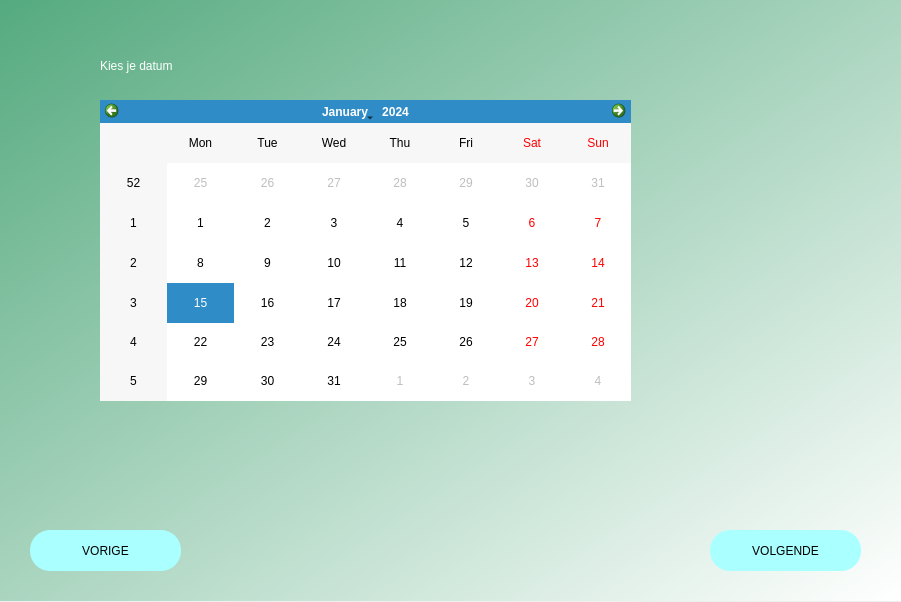
<?xml version="1.0" encoding="UTF-8"?>
<ui version="4.0">
 <class>Dialog</class>
 <widget class="QDialog" name="Dialog">
  <property name="geometry">
   <rect>
    <x>0</x>
    <y>0</y>
    <width>901</width>
    <height>602</height>
   </rect>
  </property>
  <property name="windowTitle">
   <string>Dialog</string>
  </property>
  <widget class="QWidget" name="bgwidget" native="true">
   <property name="geometry">
    <rect>
     <x>0</x>
     <y>0</y>
     <width>901</width>
     <height>601</height>
    </rect>
   </property>
   <property name="styleSheet">
    <string notr="true">QWidget#bgwidget{
background-color:qlineargradient(spread:pad, x1:0, y1:0, x2:1, y2:1, stop:0 rgba(85, 170, 127, 255), stop:1 rgba(255, 255, 255, 255))}</string>
   </property>
   <widget class="QLabel" name="label_2">
    <property name="geometry">
     <rect>
      <x>100</x>
      <y>30</y>
      <width>171</width>
      <height>71</height>
     </rect>
    </property>
    <property name="styleSheet">
     <string notr="true">font: 16pt &quot;Verdana&quot;;color:rgb(255, 255, 255)</string>
    </property>
    <property name="text">
     <string>Kies je datum</string>
    </property>
   </widget>
   <widget class="QPushButton" name="date_button_next">
    <property name="geometry">
     <rect>
      <x>710</x>
      <y>530</y>
      <width>151</width>
      <height>41</height>
     </rect>
    </property>
    <property name="styleSheet">
     <string notr="true">border-radius:20px;
background-color: rgb(170, 255, 255);
font: 75 italic 12pt &quot;Verdana&quot;;</string>
    </property>
    <property name="text">
     <string>VOLGENDE</string>
    </property>
   </widget>
   <widget class="QPushButton" name="date_button_previous">
    <property name="geometry">
     <rect>
      <x>30</x>
      <y>530</y>
      <width>151</width>
      <height>41</height>
     </rect>
    </property>
    <property name="styleSheet">
     <string notr="true">border-radius:20px;
background-color: rgb(170, 255, 255);
font: 75 italic 12pt &quot;Verdana&quot;;</string>
    </property>
    <property name="text">
     <string>VORIGE</string>
    </property>
   </widget>
   <widget class="QCalendarWidget" name="date_calendar">
    <property name="geometry">
     <rect>
      <x>100</x>
      <y>100</y>
      <width>531</width>
      <height>301</height>
     </rect>
    </property>
   </widget>
   <widget class="QLabel" name="date_label">
    <property name="geometry">
     <rect>
      <x>110</x>
      <y>411</y>
      <width>421</width>
      <height>51</height>
     </rect>
    </property>
    <property name="styleSheet">
     <string notr="true">font: 16pt &quot;Verdana&quot;;color:rgb(255, 255, 255)</string>
    </property>
    <property name="text">
     <string/>
    </property>
   </widget>
  </widget>
 </widget>
 <resources/>
 <connections/>
</ui>
